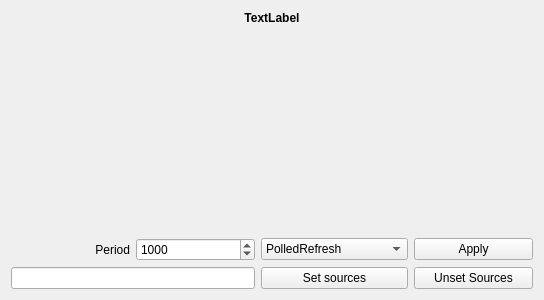
<?xml version="1.0" encoding="UTF-8"?>
<ui version="4.0">
 <class>GenericClient</class>
 <widget class="QWidget" name="GenericClient">
  <property name="geometry">
   <rect>
    <x>0</x>
    <y>0</y>
    <width>544</width>
    <height>300</height>
   </rect>
  </property>
  <property name="windowTitle">
   <string>GenericClient</string>
  </property>
  <layout class="QGridLayout" name="gridLayout">
   <item row="2" column="2">
    <widget class="QComboBox" name="cbRefMode">
     <item>
      <property name="text">
       <string>PolledRefresh</string>
      </property>
     </item>
     <item>
      <property name="text">
       <string>ChangeEventRefresh</string>
      </property>
     </item>
    </widget>
   </item>
   <item row="2" column="0">
    <widget class="QLabel" name="label">
     <property name="text">
      <string>Period</string>
     </property>
     <property name="alignment">
      <set>Qt::AlignRight|Qt::AlignTrailing|Qt::AlignVCenter</set>
     </property>
    </widget>
   </item>
   <item row="2" column="1">
    <widget class="QSpinBox" name="sbPeriod">
     <property name="minimum">
      <number>10</number>
     </property>
     <property name="maximum">
      <number>10000</number>
     </property>
     <property name="singleStep">
      <number>100</number>
     </property>
     <property name="value">
      <number>1000</number>
     </property>
    </widget>
   </item>
   <item row="3" column="2">
    <widget class="QPushButton" name="pbSetSources">
     <property name="text">
      <string>Set sources</string>
     </property>
    </widget>
   </item>
   <item row="3" column="3">
    <widget class="QPushButton" name="pbUnsetSrc">
     <property name="text">
      <string>Unset Sources</string>
     </property>
    </widget>
   </item>
   <item row="3" column="0" colspan="2">
    <widget class="QLineEdit" name="leSrcs"/>
   </item>
   <item row="2" column="3">
    <widget class="QPushButton" name="pbApplyRefresh">
     <property name="text">
      <string>Apply</string>
     </property>
    </widget>
   </item>
   <item row="1" column="0" colspan="4">
    <widget class="QWidget" name="widget" native="true"/>
   </item>
   <item row="0" column="0" colspan="4">
    <widget class="QLabel" name="labelTitle">
     <property name="sizePolicy">
      <sizepolicy hsizetype="Preferred" vsizetype="Fixed">
       <horstretch>0</horstretch>
       <verstretch>0</verstretch>
      </sizepolicy>
     </property>
     <property name="font">
      <font>
       <weight>75</weight>
       <bold>true</bold>
      </font>
     </property>
     <property name="text">
      <string>TextLabel</string>
     </property>
     <property name="alignment">
      <set>Qt::AlignCenter</set>
     </property>
    </widget>
   </item>
  </layout>
 </widget>
 <layoutdefault spacing="6" margin="11"/>
 <resources/>
 <connections/>
</ui>
